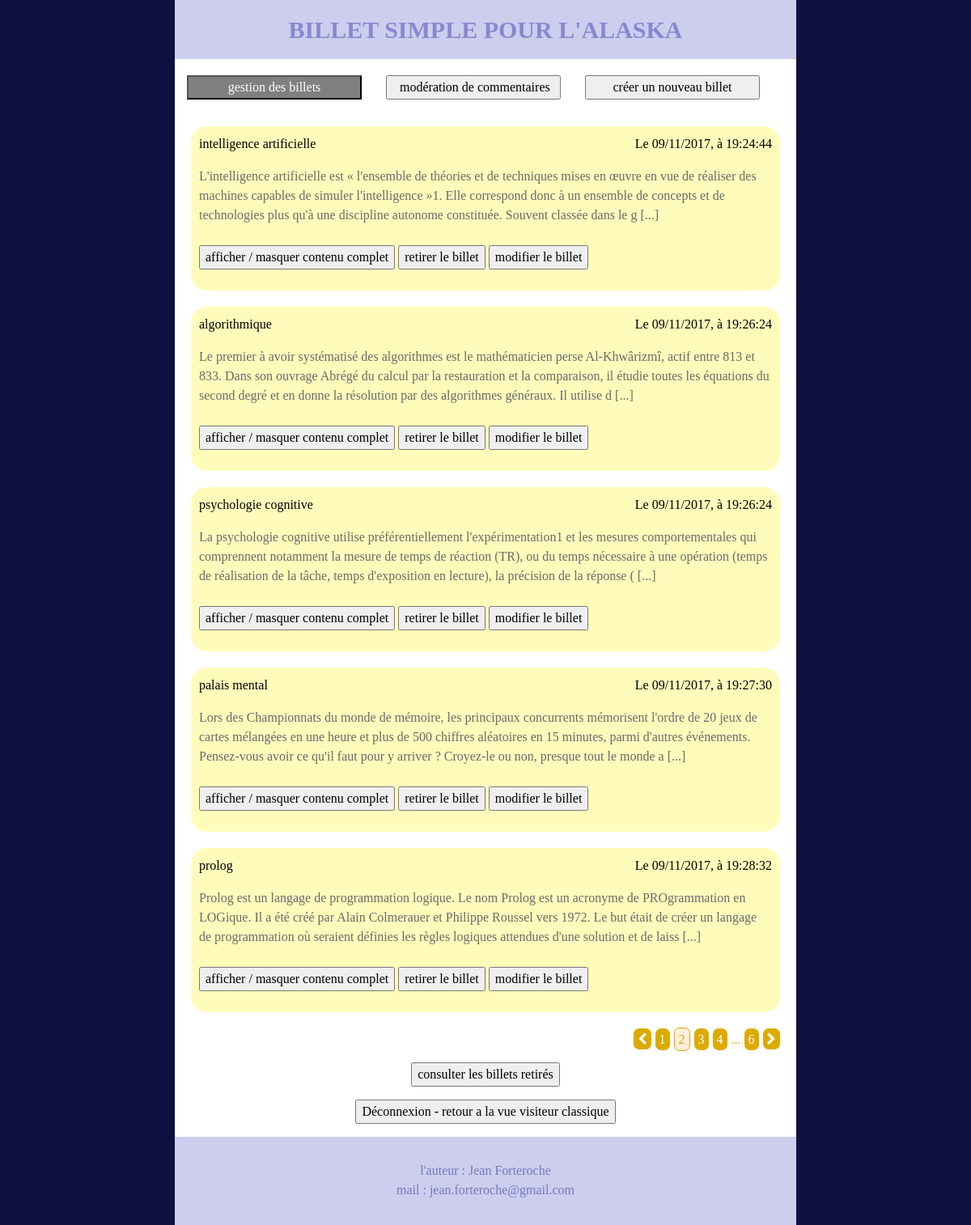
The page /index.php?page=2 (signed in) on the database as committed earlier.
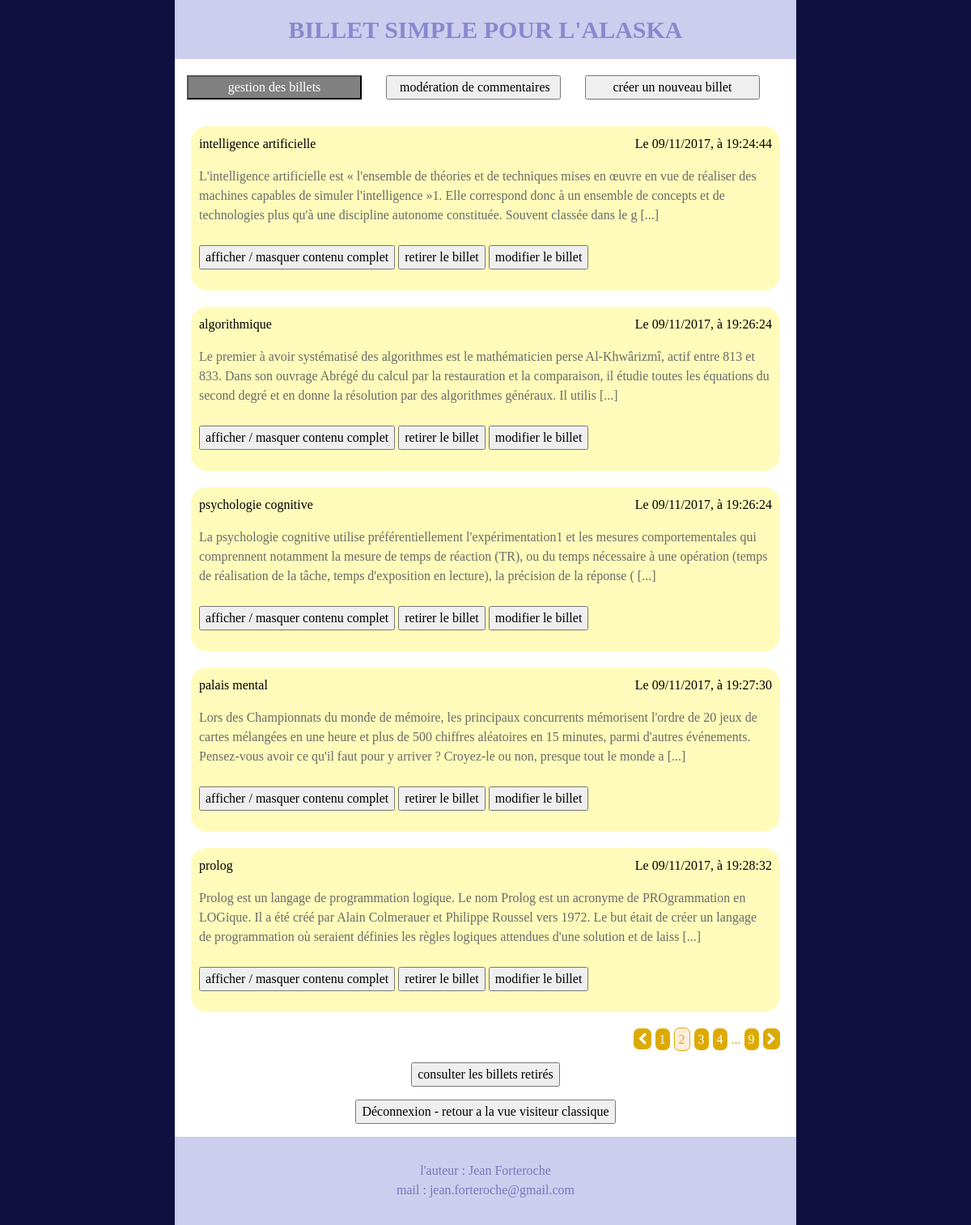
The same page on the database as committed later.
### tables this page shows
CREATE TABLE `Post` (
  `title` varchar(100) NOT NULL,
  `dateTimePub` datetime NOT NULL DEFAULT CURRENT_TIMESTAMP COMMENT 'date et heure de publication, possible preparer a l''avance',
  `dateTimeExp` datetime DEFAULT NULL COMMENT 'date et heure d''expiration, par defaut null : n''expire pas',
  `content` text NOT NULL,
  `removed` tinyint(1) NOT NULL DEFAULT '0'
);

### controler/adminControler.php (called while the page is built, shortened)
<?php
    require_once('model/Post.php');
?>
<?php
    class AdminControler
    {
        private $_adminPostManager;
        public function __construct()
        {
            $this->_adminPostManager = new PostManager();
        }
        public function postsManagment()
        {
            try
            {
                $indiceBegining = 5 * ((int) strip_tags($_GET['page']) - 1);
                $postsPerPages = 5;
                $indexPost = $indiceBegining;
                $postsLeft = $postsPerPages;
                $allPosts = $this->_adminPostManager->getAllPostsExceptExpiry();
                $page = 1+ceil($indiceBegining / $postsPerPages);
                require_once $_SERVER['DOCUMENT_ROOT'] . '/view/adminHeaderMenuView.php';
                require_once $_SERVER['DOCUMENT_ROOT'] . '/view/postsManagmentView.php';
                require_once $_SERVER['DOCUMENT_ROOT'] . '/view/adminFooterDeconnexionView.php';
                require_once $_SERVER['DOCUMENT_ROOT'] . '/view/template.php';
            }
            catch (Exception $e)
            {
                echo '<p>erreur : ' . $e->getMessage() ; '</p>';
            }
        }
    }

### model/Model.php (called while the page is built, shortened)
<?php
    class Model
    {
        public function __construct()
        {
            $this->_DB = new PDO('mysql:host=localhost:8889;dbname=ecrivain;charset=utf8', 'root', 'root', array(PDO::ATTR_ERRMODE => PDO::ERRMODE_EXCEPTION));
        }
    }

### model/Post.php (called while the page is built, shortened)
<?php
    require_once 'Model.php';
    class PostManager extends Model
    {
        public function getAllPostsExceptExpiry()
        {
            $allPosts = [];
            $query = $this->_DB->query('SELECT title, dateTimePub, dateTimeExp, content, removed FROM Post ORDER BY dateTimePub');
            $i = 0;
            while($onePostFromSQL = $query->fetch(PDO::FETCH_ASSOC))
            {
                if ((! $onePostFromSQL['removed']) && (date('Y-m-d H:i:s') < $onePostFromSQL['dateTimeExp'] || $onePostFromSQL['dateTimeExp'] == NULL) && (date('Y-m-d H:i:s') > $onePostFromSQL['dateTimePub']))
                {
                    $dateTimePub = $onePostFromSQL['dateTimePub'];
                    $yearPub = '' . substr($dateTimePub, 0, 4);
                    $mounthPub = '' . substr($dateTimePub, 5, 2);
                    $dayPub = '' . substr($dateTimePub, 8, 2);
                    $datePub = $dayPub . '/' . $mounthPub . '/' . $yearPub;
                    $timePub = '' . substr($dateTimePub, 11, 8);
                    $dateTimePub = $datePub . ', à ' . $timePub;
                    $allPosts[$i]['title'] = $onePostFromSQL['title'];
                    $allPosts[$i]['titleForLink'] = str_replace(' ', '_', $onePostFromSQL['title']);
                    $allPosts[$i]['dateTime'] = $dateTimePub;
                    $allPosts[$i]['content'] = $onePostFromSQL['content'];
                    $allPosts[$i]['contentBegin'] = mb_substr($onePostFromSQL['content'], 0, 300);
                    $i++;
                }
            }
            return $allPosts;
        }
    }

### index.php (called while the page is built, shortened)
<?php
    try
    {
        require_once('controler/adminControler.php');
    }
    catch (Exception $e)
    {
        echo '<p>erreur : ' . $e->getMessage() ; '</p>';
    }
    $router = new Router();
    $router->rout();

### view/postsManagmentView.php (the view, shortened to what the changed rows need)
<?php
    while ($postsLeft>0 AND $indexPost<count($allPosts))
    {
?>
        <article class="col-xxl-6 col-xl-12 col-sm-12">
            <div class="bulle" href="../index.php?title=<?= $allPosts[$indexPost]['titleForLink'] ?>&amp;action=onePost">
                <p>
                    <?= str_replace("'", "\'", $allPosts[$indexPost]['title']) ?><span class="float-right">Le <?= $allPosts[$indexPost]['dateTime'] ?></span>
                </p>
                <p class="dernier">
                    <?= strip_tags($allPosts[$indexPost]['contentBegin']) ?> [...]
                </p>
                <p>
                    <button onclick="hideOrShow('<?= $allPosts[$indexPost]['title'] ?>')">afficher / masquer contenu complet</button>
                    <button onclick="removePost('<?= $allPosts[$indexPost]['title'] ?>', <?= $page ?>)">retirer le billet</button>
                    <button onclick="modifyPost('<?= $allPosts[$indexPost]['title'] ?>')">modifier le billet</button>
                </p>
            </div>
        </article>
<?php
        $postsLeft--;
        $indexPost++;
    }
?>
<article class="col-xxl-12 col-xl-12 col-sm-12 navPages">
    <p>
    <?php
        if ($page > 1)
        {
            echo '<a class="fa fa-chevron-left" href="index.php?page=' . ($page-1) . '"></a>';
        }
        for ($j=($page-2) ; $j<($page+3) ; $j++)
        {
            if ($j>0 AND $j==$page)
            {
                echo '<span class="pageActuelle">' . $j . '</span>';
            }
            elseif ($j>0 AND ($postsPerPages*($j-1))<count($allPosts))
            {
                echo '<a href="index.php?page=' . $j . '">' . $j . '</a>';
            }
        }
        $pageMax = ceil(count($allPosts)/$postsPerPages);
        if ($page < $pageMax-3)
        {
            echo '... ';
        }
        if ($page < $pageMax-2)
        {
            echo '<a href="index.php?page=' . $pageMax . '">' . $pageMax . '</a>';
        }
        if ($indexPost < count($allPosts))
        {
            echo '<a href="index.php?page=' . ($page+1) . '" class="fa fa-chevron-right"></a>';
        }
    ?>
    </p>
</article>

Rows that differ between the two databases and show on the page:
changed post "algorithmique": contentBegin "…des algorithmes généraux. Il utilise d" → "…des algorithmes généraux. Il utilis"
Other text that changed with them:
$pageMax: "6" → "9"
